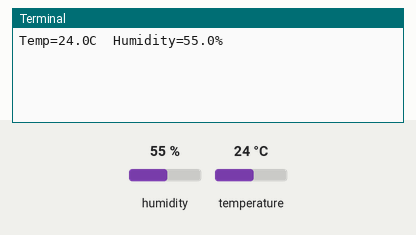
Recording of a program running on a simulated Raspberry Pi (BCM pin numbers). Parts: the last lines printed to the terminal. The inputs (shaded band) are chosen by the test bench; at power-on: humidity 55 %, temperature 24 °C.

Above: at 1.2 s.
1.3 s: humidity set to 22 %
At 7.1 s:
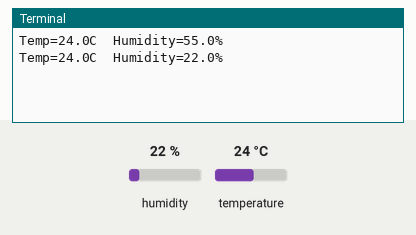
7.7 s: temperature set to 12 °C
At 12.3 s:
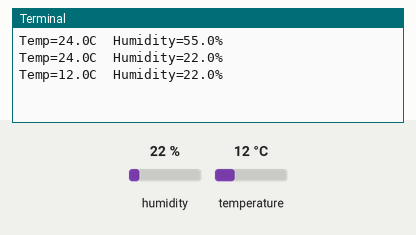
14.1 s: humidity set to 40 %
At 18.6 s:
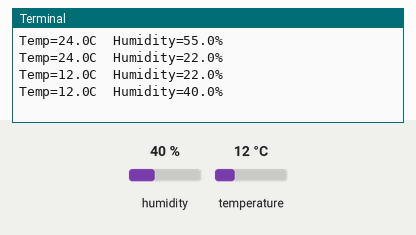
Timing chart, 0 to 20.1 s (numbered marks = the images above; inputs shaded):
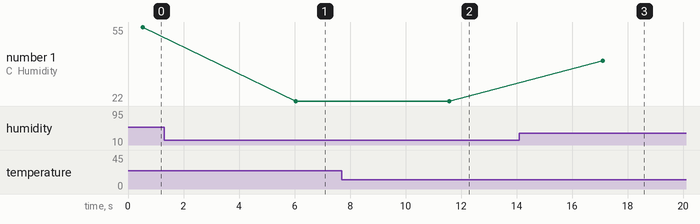

The program:

dht22.py
```python
'''
---------------------KRENOVATOR---------------------
  Python for DHT22

  The codes is for control and monitor the DHT22
  via Python of Raspberry Pi 3B.

  Get the code at github
  https://github.com/MZulsyahmi/Smart-Air-Quality-Rpi.git

  by M.Zulsyahmi @krenovator
  September 2019
'''

import Adafruit_DHT
import time

DHT_Sensor = Adafruit_DHT.DHT22
DHT_PIN = 17

while True:
	humidity, temperature = Adafruit_DHT.read(DHT_Sensor, DHT_PIN)
	if humidity and temperature is not None:
		print("Temp={0:0.1f}C	Humidity={1:0.1f}%".format(temperature, humidity))
	else:
		print("Sensor failure. Check wiring.");
	time.sleep(5);
```

Measured:
- after the input at 1.3 s, the terminal: prints a new line after 4.8 s (image 1)
- after the input at 7.7 s, the terminal: prints a new line after 3.9 s (image 2)
- after the input at 14.1 s, the terminal: prints a new line after 3.0 s (image 3)
- plotted number 1: 55 → 22 after the input at 1.3 s, 22 → 40 after the input at 14.1 s
